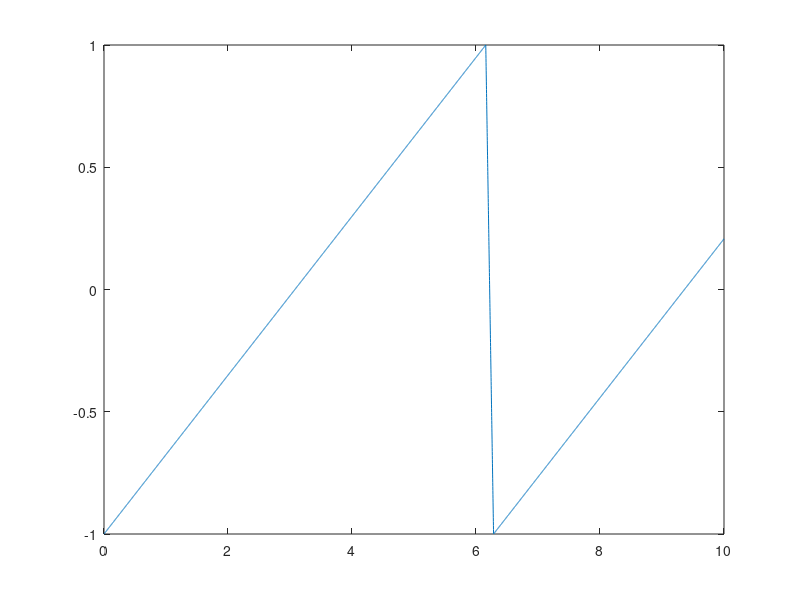

This figure's MATLAB source:
% Generation of Continuos sign

% 1.

t = 0:pi/6:5*pi;

y1 = 5*sin(4*pi*t);
y2 = 6*sin(4*pi*t + pi/3);
y3 = 8*sin(4*pi*t - pi/3);

% plot(t, y1, t, y2, t, y3);

% 2. 

t=0:0.0001:10;
y1 = 3*exp(0.4*t);
y2 = 150*exp(-0.9*t);

% plot (t, y1, t, y2);

% 3. Ramp Signal

t = 0:0.001:10;
y1=5*t;
y2=7*t-10;
y3=-3*t+10;

% plot (t, y1, t, y2, t, y3);

% Use `help [foo]` (here foo: gensig) in the terminal for searching new funciton/command
% thorugn command window

% 4a. Square Wave


[u, t] = gensig('square', 3, 20, 0.001); % The first is type, the TAU is time perios, TF is duration and TS is time step
% plot (t, u);

% Amplitude is 1 by default. If you want to change the amplutude, the just
% mnutiply anything by u. Say, 5*u, means, aplitude is 5.

% 4b.

t = 0:0.001:1;
y = square(2*pi*5*t);

% plot (t, y);

% 5. Pulse Train

[u, t] = gensig ('pulse', 2, 10, 0.001);
% plot(t, u);

% 6. Sawtooth and Traingular

% Use `help sawtooth` in command window, for reference

% Sawtooth

t = 0:0.001:10;
y1 = sawtooth(t);

% plot(t, y1)

% Triangular

w = 0.98; % w must be between 0 to 1
y2 = sawtooth(t, w);
plot(t, y2);